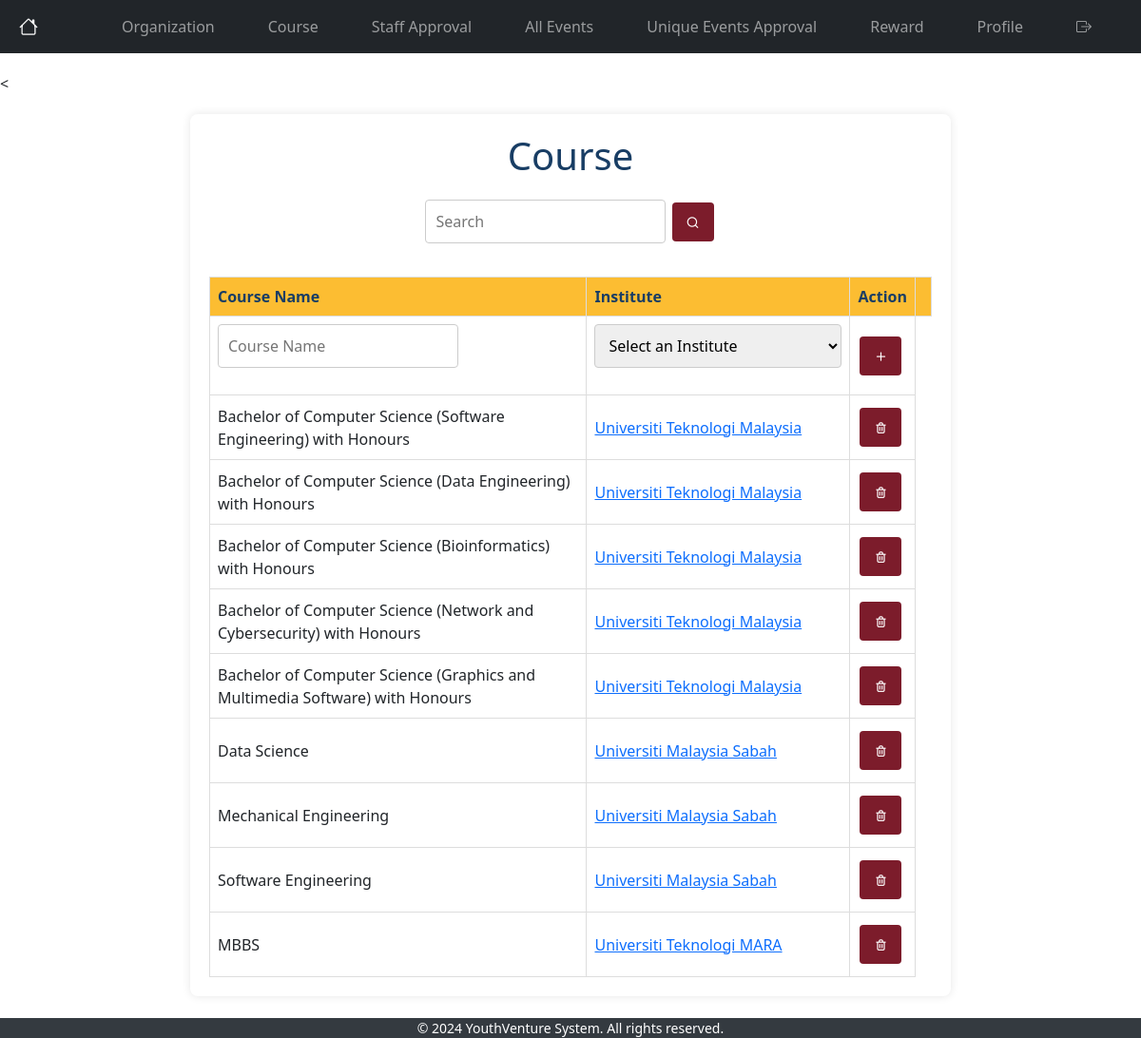
The app's page /admins/course (signed in) with its own data.
### tables this page shows
CREATE TABLE `course` (
  `CourseID` varchar(6) NOT NULL,
  `OrganizationID` varchar(6) NOT NULL,
  `CourseName` varchar(255) NOT NULL
);

CREATE TABLE `organization` (
  `OrganizationID` varchar(6) NOT NULL,
  `OrganizationName` varchar(45) NOT NULL,
  `Address` varchar(45) NOT NULL,
  `City` varchar(45) NOT NULL,
  `State` varchar(45) NOT NULL,
  `Website` varchar(45) NOT NULL,
  `Type` int(1) NOT NULL,
  `ContactEmail` varchar(45) NOT NULL,
  `ContactPhone` int(11) NOT NULL,
  `emailending` varchar(45) DEFAULT NULL
);

### app/controllers/Admins.php (called while the page is built, shortened)
<?php
class Admins extends Controller {
    public function __construct() {
        $this->organizationModel = $this->model('Organization');
        $this->courseModel = $this->model('Course');
    }
    public function course(){
        $courses = $this->courseModel->getAllCourse();
        foreach($courses as $course){
            $course->Organization = $this->organizationModel->getOrganizationById($course->OrganizationID);
        }
        $data = [
            'courses' => $courses,
            'courseNameError' => '',
            'organizationIdError' => '',
        ];
        $data['organizations'] = $this->organizationModel->getAllInstitute();
        $this->view('admins/course', $data);
    }
}
?>

### app/libraries/Core.php (called while the page is built, shortened)
<?php
  class Core {
    protected $currentMethod = 'index';
    public function __construct(){
      $url = $this->getUrl();
      if (isset($url[0])){
      if(file_exists('../app/controllers/' . ucwords($url[0]). '.php')){
        unset($url[0]);
      }
    }
      $this->currentController = new $this->currentController;
      if(isset($url[1])){
        if(method_exists($this->currentController, $url[1])){
          $this->currentMethod = $url[1];
          unset($url[1]);
        }
      }
      $this->params = $url ? array_values($url) : [];
      call_user_func_array([$this->currentController, $this->currentMethod], $this->params);
    }
    public function getUrl(){
      if(isset($_GET['url'])){
        $url = rtrim($_GET['url'], '/');
        $url = filter_var($url, FILTER_SANITIZE_URL);
        $url = explode('/', $url);
        return $url;
      }
    }
  }

### app/require.php (called while the page is built, shortened)
<?php
    require_once 'libraries/Core.php';
    require_once 'libraries/Controller.php';
    require_once 'libraries/Database.php';
    $init = new Core();

### public/index.php (called while the page is built)
<?php
    require_once '../app/require.php';

### app/libraries/Database.php (called while the page is built, shortened)
<?php
    class Database {
        private $dbHost = DB_HOST;
        private $dbUser = DB_USER;
        private $dbPass = DB_PASS;
        private $dbName = DB_NAME;
        private $statement;
        private $dbHandler;
        public function __construct() {
            $conn = 'mysql:host=' . $this->dbHost . ';dbname=' . $this->dbName;
            $options = array(
                PDO::ATTR_PERSISTENT => true,
                PDO::ATTR_ERRMODE => PDO::ERRMODE_EXCEPTION
            );
            try {
                $this->dbHandler = new PDO($conn, $this->dbUser, $this->dbPass, $options);
            } catch (PDOException $e) {
                $this->error = $e->getMessage();
                echo $this->error;
            }
        }
        public function query($sql) {
            $this->statement = $this->dbHandler->prepare($sql);
        }
        public function bind($parameter, $value, $type = null) {
            switch (is_null($type)) {
                default:
                    $type = PDO::PARAM_STR;
            }
            $this->statement->bindValue($parameter, $value, $type);
        }
        public function execute() {
            return $this->statement->execute();
        }
        public function resultSet() {
            $this->execute();
            return $this->statement->fetchAll(PDO::FETCH_OBJ);
        }
        public function single() {
            $this->execute();
            return $this->statement->fetch(PDO::FETCH_OBJ);
        }
    }

### app/models/Course.php (called while the page is built, shortened)
<?php
class Course{
    private $db;
    public function __construct(){
        $this->db = new Database;
    }
    public function getAllCourse(){
        $this->db->query('SELECT * FROM Course ORDER BY OrganizationID ASC');
        $results = $this->db->resultSet();
        return $results;
    }
}
?>

### app/models/Organization.php (called while the page is built, shortened)
<?php
class Organization {
    private $db;
    public function __construct() {
        $this->db = new Database;
    }
    public function getAllInstitute(){
        $this->db->query('SELECT * FROM organization WHERE Type = 1');
        $results = $this->db->resultSet();
        return $results;
    }
    public function getOrganizationById($organizationId) {
        $this->db->query('SELECT * FROM organization WHERE OrganizationID = :organizationId');
        $this->db->bind(':organizationId', $organizationId);
        $row = $this->db->single();
        if ($row) {
            return $row;
        } else {
            return false;
        }
    }
}
?>

### app/views/admins/course.php (the view, shortened to what this page needs)
<?php require APPROOT . '/views/admins/nav.php'; ?>
<html lang="en">
<head>
    <
</head>
<body>
    <div class="container">
        <h1>Course</h1>
        <form action="<?php echo URLROOT; ?>/admins/course" method="POST">
            <input type="text" name="search" placeholder="Search">
            <button type="submit"><i class="uil uil-search"></i></button>
        </form>
        <table>
            <tr>
                <th>Course Name</th>
                <th>Institute</th>
                <th>Action</th>
                <th></th>
            </tr>
            <form action="<?php echo URLROOT; ?>/admins/course" method="POST">
                <td>
                    <input type="text" name="courseName" placeholder="Course Name">
                </td>
                <td>
                    <select name="organizationId" id="organizationId">
                        <option value="" selected disabled>Select an Institute</option>
                    </select>
                </td>
                <td>
                    <button type="submit" name="addCourse"><i class="uil uil-plus"></i></button>
                </td>
            </form>
            <?php if (empty($data['courses'])) : ?>
                <tr>
                    <td colspan="4">No courses available</td>
                </tr>
            <?php else : ?>
                <?php foreach ($data['courses'] as $course) : ?>
                    <tr>
                        <td><?php echo $course->CourseName; ?></td>
                        <td><a href="<?php echo URLROOT; ?>/admins/org/<?php echo $course->Organization->OrganizationID; ?>"><?php echo $course->Organization->OrganizationName; ?></a></td>
                        <td>
                            <button onclick="deleteCourse('<?php echo URLROOT; ?>/admins/delete_course/<?php echo $course->CourseID; ?>')">
                                <i class="uil uil-trash-alt"></i>
                            </button>
                        </td>
                    </tr>
                <?php endforeach; ?>
            <?php endif; ?>
        </table>
    </div>
    <br>
</body>
</html>
<?php require APPROOT . '/views/includes/footer.php'; ?>
<!DOCTYPE html>

### app/views/admins/nav.php (style rules this page uses)
.container { width: 80%; }
h1 { color: #0e77ca; }

### app/views/admins/course.php (style rules this page uses)
.container { max-width: 800px; margin: 20px auto; background-color: #fff; padding: 20px; border-radius: 8px; box-shadow: 0 0 10px rgba(0, 0, 0, 0.1); }
h1 { color: #183D64; text-align: center; }
table { width: 100%; border-collapse: collapse; margin-top: 20px; }
th, td { border: 1px solid #ddd; padding: 8px; text-align: left; }
th { background-color: #FCBD32; color: #183D64; }
button { background-color: #7C1C2B; color: #fff; border: none; padding: 10px 15px; text-align: center; text-decoration: none; display: inline-block; font-size: 14px; margin: 5px 2px; cursor: pointer; border-radius: 4px; }
form { margin-top: 20px; text-align: center; }
input[type="text"] { padding: 10px; margin-bottom: 15px; border: 1px solid #ccc; border-radius: 4px; box-sizing: border-box; }
select { padding: 10px; margin-bottom: 15px; border: 1px solid #ccc; border-radius: 4px; box-sizing: border-box; }

### records on screen
course: CourseName "Bachelor of Computer Science (Software Engineering) with Honours", OrganizationID.OrganizationName "Universiti Teknologi Malaysia"
course: CourseName "Bachelor of Computer Science (Data Engineering) with Honours", OrganizationID.OrganizationName "Universiti Teknologi Malaysia"
course: CourseName "Bachelor of Computer Science (Bioinformatics) with Honours", OrganizationID.OrganizationName "Universiti Teknologi Malaysia"
course: CourseName "Bachelor of Computer Science (Network and Cybersecurity) with Honours", OrganizationID.OrganizationName "Universiti Teknologi Malaysia"
course: CourseName "Bachelor of Computer Science (Graphics and Multimedia Software) with Honours", OrganizationID.OrganizationName "Universiti Teknologi Malaysia"
course: CourseName "Data Science", OrganizationID.OrganizationName "Universiti Malaysia Sabah"
course: CourseName "Mechanical Engineering", OrganizationID.OrganizationName "Universiti Malaysia Sabah"
course: CourseName "Software Engineering", OrganizationID.OrganizationName "Universiti Malaysia Sabah"
course: CourseName "MBBS", OrganizationID.OrganizationName "Universiti Teknologi MARA"
